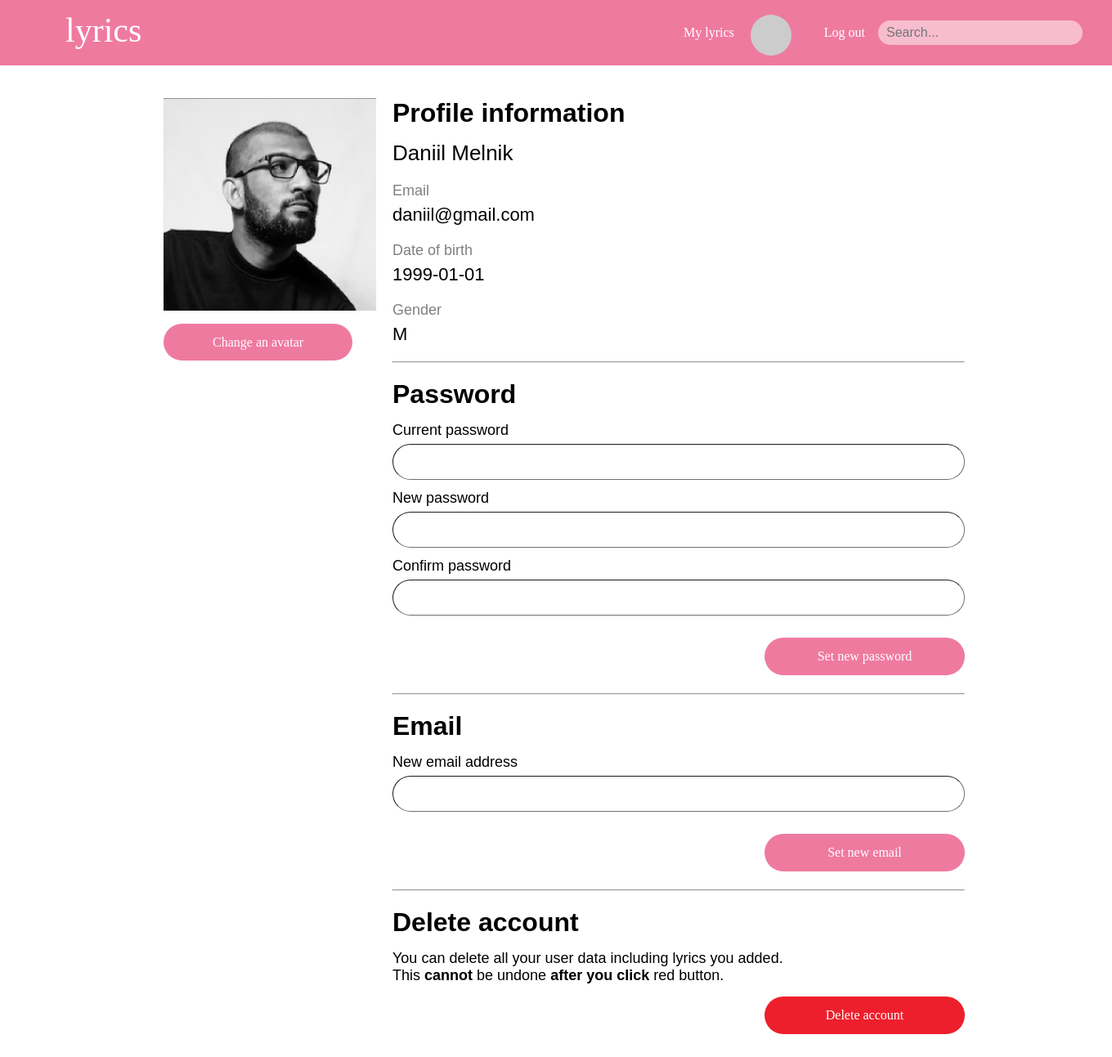
Screenshot of /lyrics_website/php/profile.php (signed in) with the database file from the repository.
### tables this page shows
CREATE TABLE `klienci` (
  `IdK` int(10) UNSIGNED NOT NULL,
  `NazwiskoK` varchar(50) NOT NULL,
  `ImieK` varchar(50) NOT NULL,
  `PlecK` varchar(1) NOT NULL,
  `DataUrK` date NOT NULL,
  `EmailK` varchar(50) NOT NULL,
  `HasloK` varchar(30) NOT NULL,
  `ZdjK` varchar(50) NOT NULL
);

### lyrics_website/php/profile.php (the view, shortened to what this page needs)
<?php
    $userid = $_SESSION['userid'];
    $servername = "127.0.0.1";
    $username = "root";
    $password = "";
    $dbname = "isbd";
    $conn = new mysqli($servername, $username, $password, $dbname);
    $conn->set_charset("utf8");
    $sql = "SELECT * FROM `klienci` WHERE IdK='$userid'";
    $result = $conn->query($sql);
    $row = $result->fetch_assoc();
    $lname = $row["NazwiskoK"];
    $fname = $row["ImieK"];
    $email = $row["EmailK"];
    $birthdate = $row["DataUrK"];
    $gender = $row["PlecK"];
?>
<!DOCTYPE html>
<html lang="en">
<head>
    <link rel="stylesheet" href="../css/profile.css">
</head>
<body>
    <div class="header_bar">
        <div class="logo_wrapper">
            <a class="logo_link" href="main.php">lyrics</a>
        </div>
        <div class="user_info">
            <div class='profile_link_wrapper'>
                <?php
                if ($_SESSION["logged_in"] == true) {
                    echo ("
                    <div class='my_lyrics'>
                        <a id='my_lyrics_btn' href='mylyrics.php'>My lyrics</a>
                    </div>
                    <div class='profile_img'>
                        <img id='profile_photo' src='https://via.placeholder.com/50' alt='Avatar'>
                    </div>
                    <div class='log_out'>
                        <a href='logout.php'>Log out</a>
                    </div>");
                } else {
                    echo ("<div class='log_out'>
                    <a href='login.php'>Log in</a>
                </div>");
                }
                ?>
                <div class="search_bar">
                    <form action="search_results.php" method="get"><input id="site-search" name='search_request' type="text" placeholder="Search..."></form>
                </div>
            </div>
        </div>
    </div>
    <div class="container">
        <div class="left_panel">
            <div class="profile_picture">
                <img id='picture' src='../img/avatar.png' alt='https://via.placeholder.com/260'>
            </div>
            <div class="action_buttons">
                <label for="file">Change an avatar</label>
            </div>
        </div>
        <div class="right_panel">
            <div class="section">
                <div class="section_title">Profile information</div>
                <div class="user_name"><?php echo $fname, ' ', $lname;?></div>
                <div class="info_wrapper">
                    <div class="info_title">Email</div>
                    <div class="info"><?php echo $email;?></div>
                </div>
                <div class="info_wrapper">
                    <div class="info_title">Date of birth</div>
                    <div class="info"><?php echo $birthdate;?></div>
                </div>
                <div class="info_wrapper">
                    <div class="info_title">Gender</div>
                    <div class="info"><?php echo $gender;?></div>
                </div>
                <hr>
            </div>
            <div class="section">
                <div class="section_title">Password</div>
                <form method="post" action="" class="form">
                    <div class="form_section">
                        <label for="password">Current password</label>
                        <input class="input_bar" type="password" name="password">
                    </div>
                    <div class="form_section">
                        <label for="new_password">New password</label>
                        <input class="input_bar" type="password" name="new_password">
                    </div>
                    <div class="form_section">
                        <label for="conf_password">Confirm password</label>
                        <input class="input_bar" type="password" name="conf_password">
                    </div>
                    <div class="button_wrapper">
                        <button class="btn_submit" type="submit">Set new password</button>
                    </div>
                </form>
                <hr>
            </div>
            <div class="section">
                <div class="section_title">Email</div>
                <form action="" class="form" method="post">
                    <div class="form_section">
                        <label for="email">New email address</label>
                        <input class="input_bar" type="email" name="email">
                    </div>
                    <div class="button_wrapper">
                        <button class="btn_submit" type="submit">Set new email</button>
                    </div>
                </form>
                <hr>
            </div>
            <div class="section">
                <div class="section_title">Delete account</div>
                You can delete all your user data including lyrics you added.<br>
                This <b>cannot</b> be undone <b>after you click</b> red button.
                <div class="button_wrapper">
                    <form method="post">
                    <button class="btn_delete" type="submit">Delete account</button>
                    </form>
                </div>
            </div>
        </div>
    </div>
</body>
</html>

### lyrics_website/css/profile.css (style rules this page uses)
body { margin: 0; font-family: Arial Rounded MT; font-size: 16px; min-width: 1350px; }
* { box-sizing: border-box; margin: 0; }
hr { margin: 20px 0; }
.header_bar { width: 100%; height: 80px; position: fixed; background-color: #EF7AA0; z-index: 1; }
.container { width: 100%; max-width: 1000px; margin: 0 auto; padding-top: 80px; }
.logo_wrapper { padding-top: 13px; width: 100%; max-width: 1200px; margin: 0 auto; }
.logo_link { text-decoration: none; font-size: 42px; color: white; }
.profile_link_wrapper { position: absolute; top: 18px; right: 20px; }
.my_lyrics { float: left; position: relative; top: 13px; }
#my_lyrics_btn { text-decoration: none; color: white; }
.profile_img { width: 50px; height: 50px; overflow: hidden; float: left; margin: 0 20px; border-radius: 50%; }
#profile_photo { width: 100%; height: auto; }
.log_out { margin-left: 20px; float: left; position: relative; top: 13px; text-align: right; }
.log_out a { text-decoration: none; color: white; }
.search_bar { float: left; position: relative; top: 7px; margin: 0px 16px 0px; }
#site-search { background-color: rgba(255, 255, 255, 0.5); width: 250px; height: 30px; padding: 10px; border-radius: 25px; box-sizing: border-box; outline: none; border: none; font-size: 16px; color: white; }
.left_panel { width: 30%; float: left; padding: 40px 20px 20px 20px; }
.right_panel { width: 70%; float: left; padding-top: 40px; }
.profile_picture { width: 260px; height: 260px; overflow: hidden; }
#picture { width: 100%; height: auto; }
.action_buttons label { width: 100%; margin-top: 15px; box-sizing: border-box; padding: 14px 60px; border-radius: 25px; border-style: none; color: #fff; background-color: #EF7AA0; cursor: pointer; font-size: 16px; font-family: Arial Rounded MT; position: relative; top: 30px; }
.section_title { margin-bottom: 15px; font-size: 32px; font-family: Arial; font-weight: bold; }
.user_name { margin: 15px 0px; font-size: 26px; font-family: Arial; }
.info_wrapper { margin: 20px 0; font-family: Arial; }
.info_title { font-size: 18px; color: rgba(0, 0, 0, 0.5); margin-bottom: 6px; }
.info { font-size: 22px; }
.input_bar { width: 100%; margin: 6px 0px; padding: 12px 14px; border-radius: 25px; border-width: 1px; border-color: rgb(112, 112, 112); font-size: 16px; outline: none; display: block; box-sizing: border-box; }
.form_section { margin: 12px 0; }
.button_wrapper { margin-bottom: 95px; }
.btn_submit { width: 35%; margin-top: 15px; box-sizing: border-box; padding: 14px 40px; border-radius: 25px; border-style: none; color: #fff; background-color: #EF7AA0; font-size: 16px; font-family: Arial Rounded MT; float: right; }
.btn_delete { width: 35%; margin-top: 15px; box-sizing: border-box; padding: 14px 40px; border-radius: 25px; border-style: none; color: #fff; background-color: rgba(238, 19, 34, 0.95); font-size: 16px; font-family: Arial Rounded MT; float: right; }
.section { font-weight: normal; font-family: Arial; font-size: 18px; }

### rows the page displays
klienci: ImieK "Daniil", NazwiskoK "Melnik", EmailK "daniil@gmail.com", DataUrK "1999-01-01", PlecK "M"
